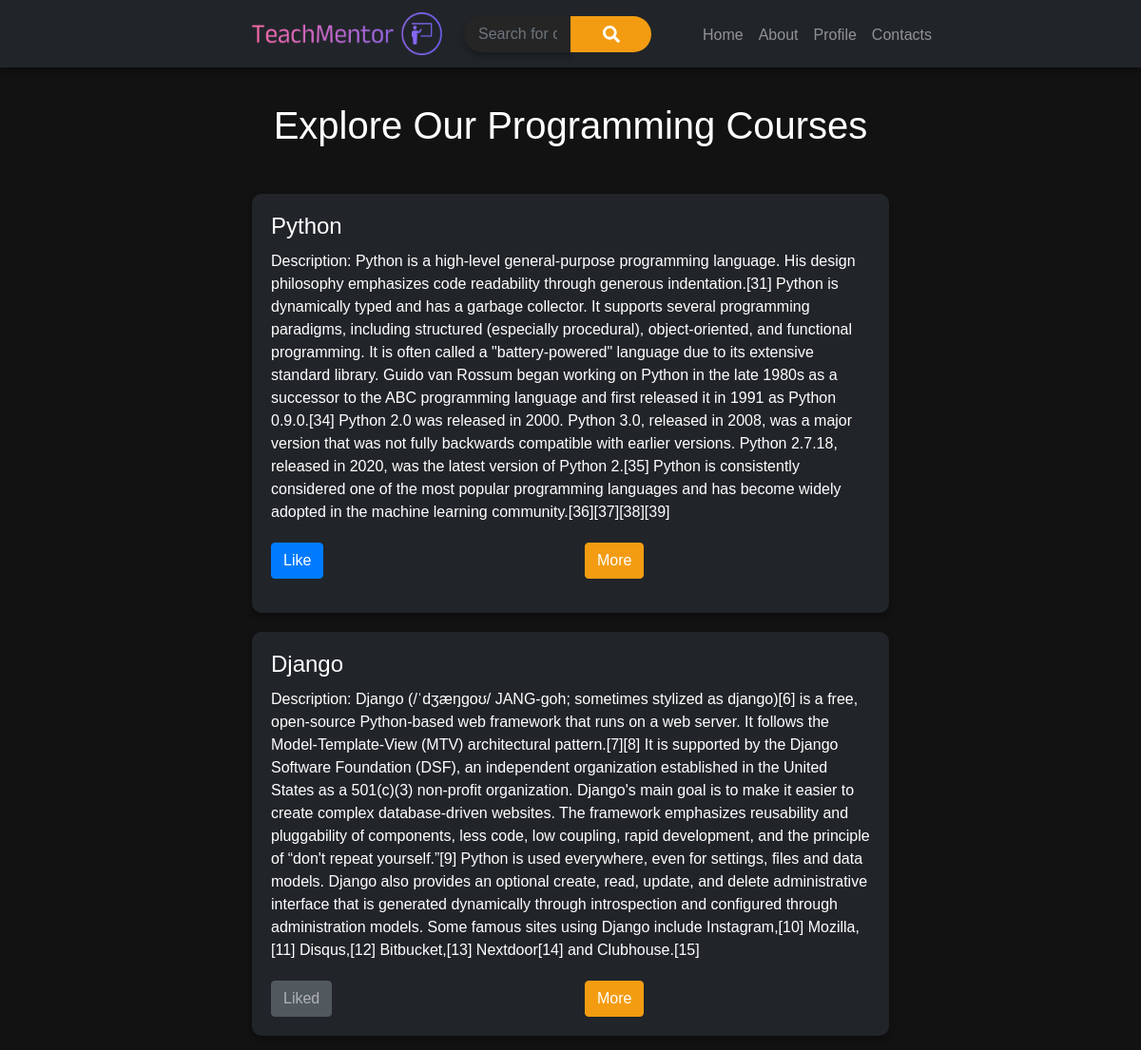
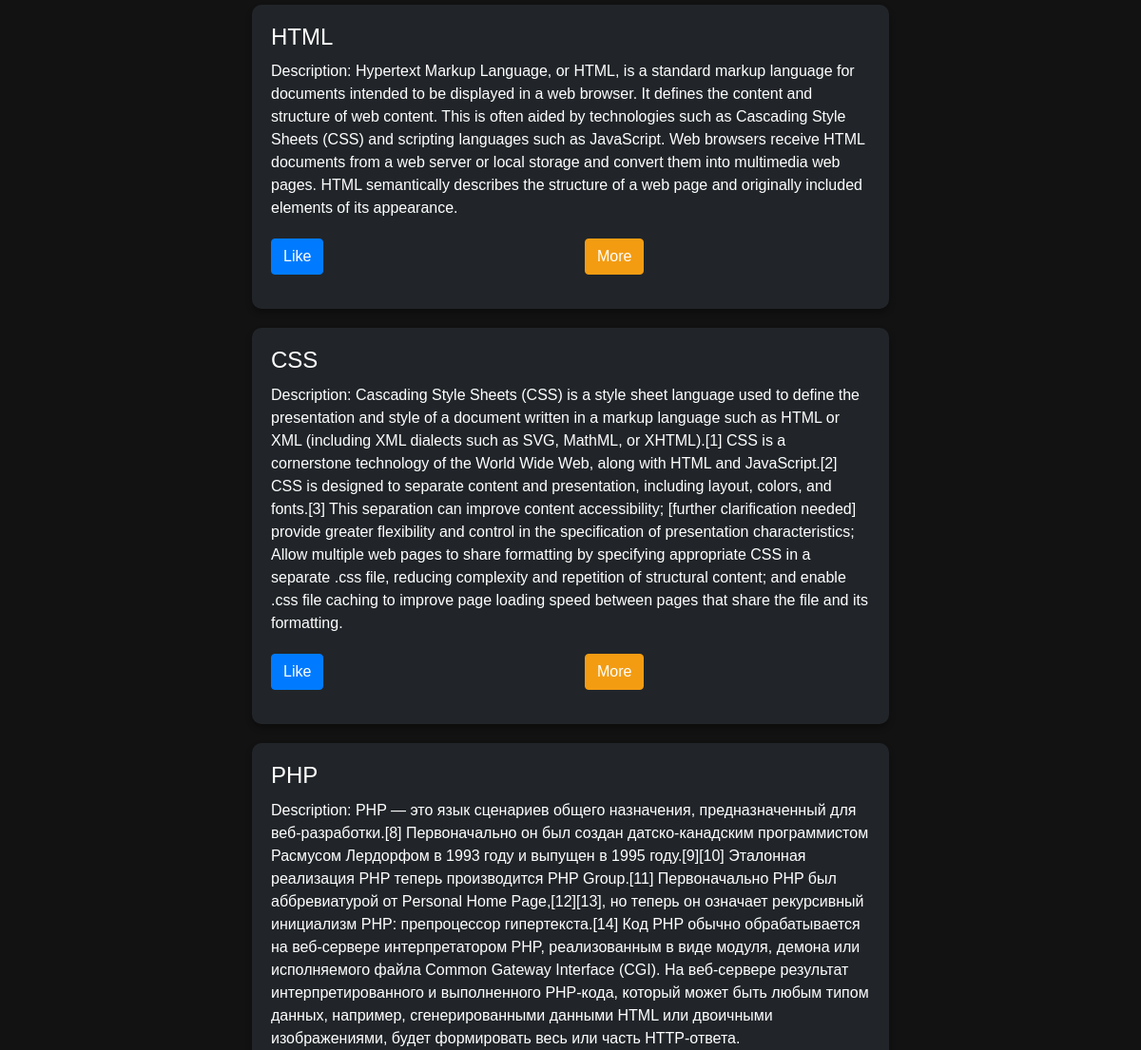
Page / (signed in, upper part) on the earlier database version (2 pictures, top to bottom).
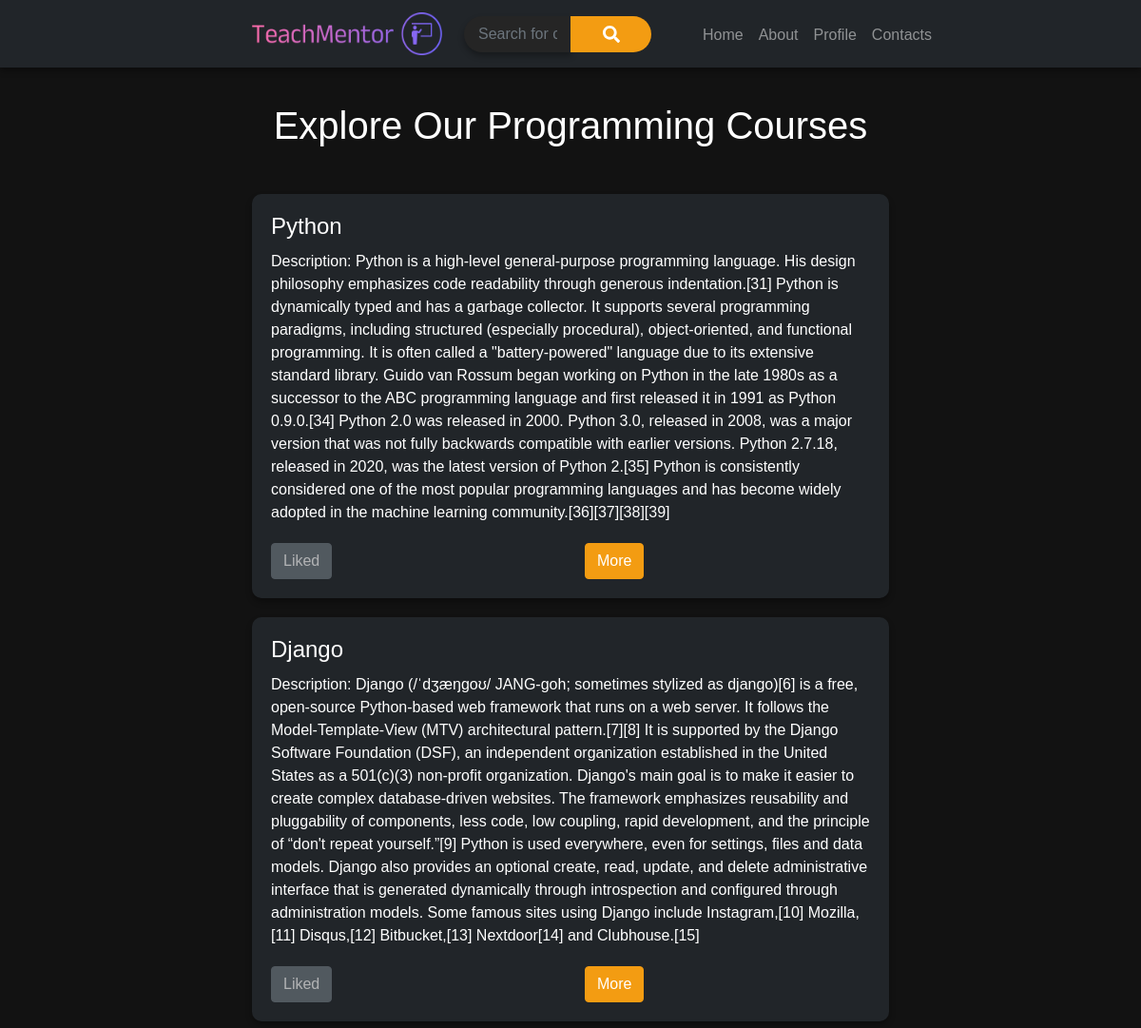
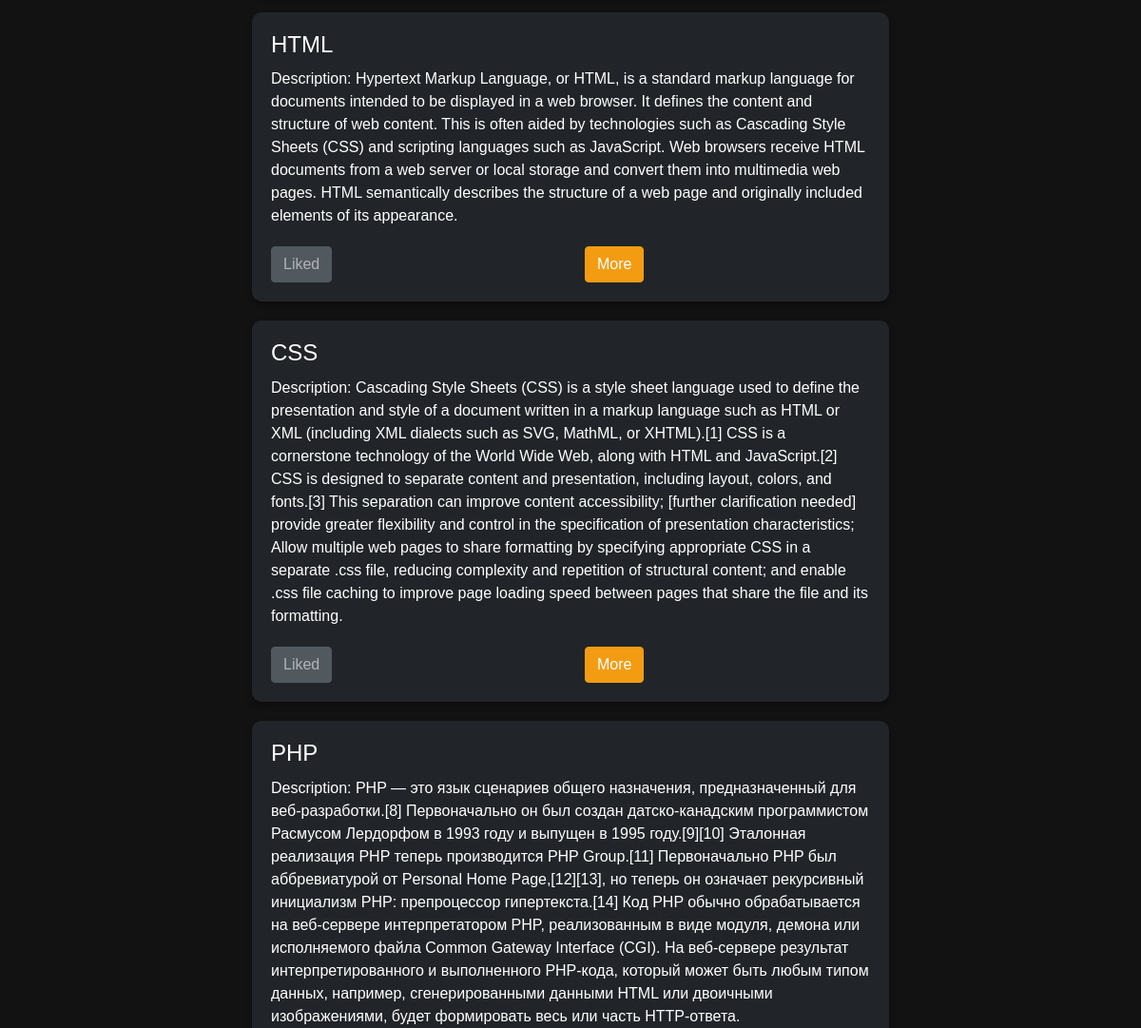
Same page on the later database version (2 pictures, top to bottom).
### teachmentor_app/models.py (models this page shows, shortened)
class Course(models.Model):
    course_name = models.CharField(max_length=30, blank=False)
    description = models.TextField()
    likes = models.IntegerField(default=0)
    book_link = models.URLField(blank=True)
    video_link = models.URLField(blank=True)

### teachmentor_app/views.py (the view)
# urls.py: path('', index, name='index'),
def index(request):
    all_courses = Course.objects.all()
    query = request.GET.get('q')
    if query:
        all_courses = all_courses.filter(course_name__icontains=query)
    return render(request, 'index.html', {'courses': all_courses})

### templates/index.html (shortened to what this page needs)
{%load static%}
<html lang="en">
<head>
    <link rel="stylesheet" href="https://stackpath.bootstrapcdn.com/bootstrap/4.5.2/css/bootstrap.min.css">
    <link rel="stylesheet" href="https://cdnjs.cloudflare.com/ajax/libs/font-awesome/5.15.4/css/all.min.css">
</head>
<body>
<nav class="navbar navbar-expand-lg navbar-dark fixed-top">
    <div class="container">
        <a class="navbar-brand" href="/"><img src="{% static 'img/image.png' %}" width="200" height="45" alt="TechMentor"></a>
        <div class="collapse navbar-collapse" id="navbarSupportedContent">
            <ul class="navbar-nav ml-auto">
                <li class="nav-item">
                    <a class="nav-link link-effect" href="/">Home</a>
                </li>
                <li class="nav-item">
                    <a class="nav-link link-effect" href="{% url 'about' %}">About</a>
                </li>
                {% if user.is_authenticated %}
                    <li class="nav-item">
                        <a class="nav-link link-effect" href="{% url 'user_profile' %}">Profile</a>
                    </li>
                {% else %}
                    <li class="nav-item">
                        <a class="nav-link link-effect" href="{% url 'login' %}">Login</a>
                    </li>
                {% endif %}
                <li class="nav-item">
                    <a class="nav-link link-effect" href="{% url 'feedback' %}?name-feedback">Contacts</a>
                </li>
<li class="nav-item">
    <form method="GET" action="/" class="form-inline my-2 my-lg-0">
        <div class="input-group search-box">
            <input type="text" class="form-control" name="q" placeholder="Search for courses">
            <div class="input-group-append">
                <button type="submit" class="btn btn-primary"><i class="fas fa-search"></i></button>
            </div>
        </div>
    </form>
</li>
            </ul>
        </div>
    </div>
</nav>
<div class="container mt-5">
    <h1 class="text-center mb-5">Explore Our Programming Courses</h1>
    {% for course in courses %}
        <div class="course-card">
            <h2>{{ course.course_name }}</h2>
            <p>Description: {{ course.description }}</p>
            {% if user.is_authenticated %}
                <div class="row">
                    <div class="col-md-6">
                        {% if course in user.userprofile.liked_courses.all %}
                            <button class="btn btn-secondary disabled">Liked</button>
                        {% else %}
                            <form action="{% url 'like_course' course.pk %}" method="POST">
                                <button type="submit" class="btn btn-primary">Like</button>
                            </form>
                        {% endif %}
                    </div>
                    <div class="col-md-6">
                        <a href="{% url 'course_details' course.pk %}" class="btn btn-info more-btn">More</a>
                    </div>
                </div>
            {% else %}
                <p><a href="{% url 'login' %}" class="btn btn-lg btn-primary login-btn">Login</a> to learning the course</p>
            {% endif %}
        </div>
    {% endfor %}
</div>
</body>
</html>

Differences in the rows shown:
changed Course "Python": text "Like" → "Liked"
changed Course "HTML": text "Like" → "Liked"
changed Course "CSS": text "Like" → "Liked"
